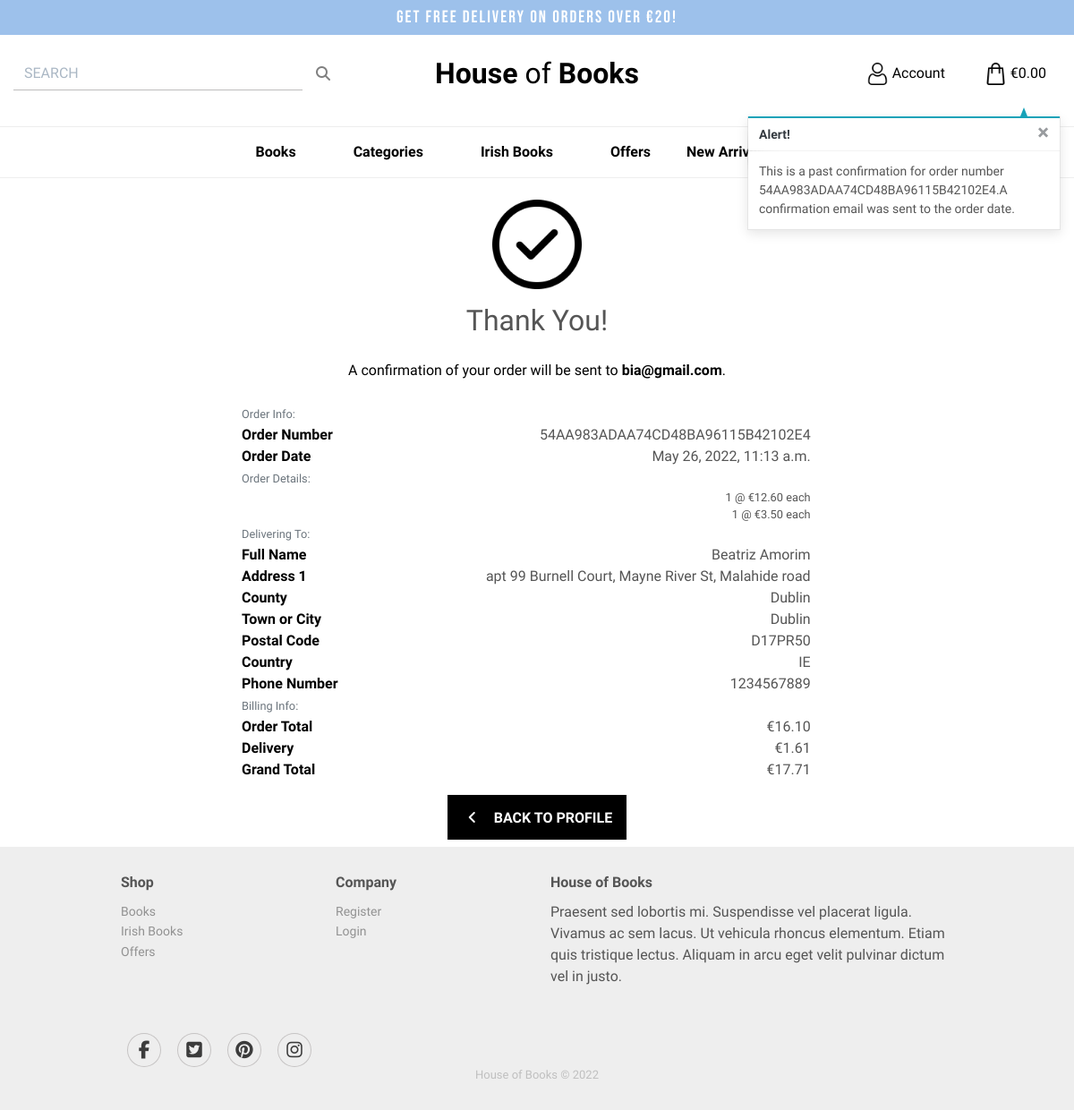
/profile/order_history/54AA983ADAA74CD48BA96115B42102E4, run on the app's committed database.
### checkout/models.py (models this page shows, shortened)
class Order(models.Model):
    order_number = models.CharField(max_length=32, null=False, editable=False)
    user_profile = models.ForeignKey(UserProfile, on_delete=models.SET_NULL,
                                     null=True, blank=True,
                                     related_name='orders')
    full_name = models.CharField(max_length=50, null=False, blank=False)
    email = models.EmailField(max_length=254, null=False, blank=False)
    phone_number = models.CharField(max_length=20, null=False, blank=False)
    country = CountryField(blank_label='Country *', null=False, blank=False)
    postcode = models.CharField(max_length=20, null=True, blank=True)
    town_or_city = models.CharField(max_length=40, null=False, blank=False)
    street_address1 = models.CharField(max_length=80, null=False, blank=False)
    street_address2 = models.CharField(max_length=80, null=True, blank=True)
    county = models.CharField(max_length=80, null=True, blank=True)
    date = models.DateTimeField(auto_now_add=True)
    delivery_cost = models.DecimalField(max_digits=6, decimal_places=2,
                                        null=False, default=0)
    order_total = models.DecimalField(max_digits=10, decimal_places=2,
                                      null=False, default=0)
    grand_total = models.DecimalField(max_digits=10, decimal_places=2,
                                      null=False, default=0)
    original_bag = models.TextField(null=False, blank=False, default='')
    stripe_pid = models.CharField(max_length=254, null=False,
                                  blank=False, default='')

class OrderLineItem(models.Model):
    order = models.ForeignKey(Order, null=False, blank=False,
                              on_delete=models.CASCADE,
                              related_name='lineitems')
    product = models.ForeignKey(Product, null=False, blank=False,
                                on_delete=models.CASCADE)
    quantity = models.IntegerField(null=False, blank=False, default=0)
    lineitem_total = models.DecimalField(max_digits=6, decimal_places=2,
                                         null=False, blank=False,
                                         editable=False)

### products/models.py (models this page shows, shortened)
class Product(models.Model):
    category = models.ForeignKey(Category, null=True, blank=True,
                                 on_delete=models.SET_NULL)
    sku = models.CharField(max_length=254, null=True, blank=True)
    name = models.CharField(max_length=254)
    author = models.CharField(max_length=254)
    description = models.TextField()
    price = models.DecimalField(max_digits=6, decimal_places=2)
    rating = models.DecimalField(max_digits=6, decimal_places=2,
                                 null=True, blank=True)
    image_url = models.URLField(max_length=1024, null=True, blank=True)
    image = models.ImageField(null=True, blank=True)

### profiles/views.py (the view)
# urls.py: path('order_history/<order_number>', views.order_history,
def order_history(request, order_number):
    order = get_object_or_404(Order, order_number=order_number)
    messages.info(request, (
        f'This is a past confirmation for order number {order_number}.'
        'A confirmation email was sent to the order date.'
    ))
    template = 'checkout/checkout_success.html'
    context = {
        'order': order,
        'from_profile': True,
    }
    return render(request, template, context)

### bag/context.py (called while the page is built, shortened)
def bag_contents(request):
    bag_items = []
    total = 0
    product_count = 0
    bag = request.session.get('bag', {})
    if total < settings.FREE_DELIVERY_THRESHOLD:
        delivery = total * Decimal(settings.STANDARD_DELIVERY_PERCENTAGE / 100)
        free_delivery_delta = settings.FREE_DELIVERY_THRESHOLD - total
    else:
        delivery = 0
        free_delivery_delta = 0
    grand_total = delivery + total
    context = {
        'bag_items': bag_items,
        'total': total,
        'product_count': product_count,
        'delivery': delivery,
        'free_delivery_delta': free_delivery_delta,
        'free_delivery_threshold': settings.FREE_DELIVERY_THRESHOLD,
        'grand_total': grand_total,
    }
    return context

### checkout/templates/checkout/checkout_success.html (shortened to what this page needs)
{% extends "base.html" %}
{% load static %}
{% block extra_css %}
<link rel="stylesheet" href="{% static 'checkout/css/checkout.css' %}">
{% endblock %}
{% block content %}
<div class="overlay"></div>
<div class="container">
    <div class="row text-center">
        <div class="col-12">
            <div class="text-center">
                <img src="{{ MEDIA_URL}}check-mark.png" alt="" width="100" class="mt-4 mb-3">
            </div>
            <h2 class=" mb-4">Thank You!</h2>
            <p class="text-black">A confirmation of your order will be sent to
                <strong>{{ order.email }}</strong>.</p>
        </div>
    </div>
    <div class="row order-success">
        <div class="col-12 col-lg-10">
            <div class="order-confirmation-wrapper p-2 ">
                <div class="row">
                    <div class="col">
                        <small class="text-muted">Order Info:</small>
                    </div>
                </div>
                <div class="row">
                    <div class="col-12 col-md-4">
                        <p class="mb-0 text-black font-weight-bold">Order Number</p>
                    </div>
                    <div class="col-12 col-md-8 text-md-right">
                        <p class="mb-0">{{ order.order_number }}</p>
                    </div>
                </div>
                <div class="row">
                    <div class="col-12 col-md-4">
                        <p class="mb-0 text-black font-weight-bold">Order Date</p>
                    </div>
                    <div class="col-12 col-md-8 text-md-right">
                        <p class="mb-0">{{ order.date }}</p>
                    </div>
                </div>
                <div class="row">
                    <div class="col">
                        <small class="text-muted">Order Details:</small>
                    </div>
                </div>
                {% for item in order.lineitems.all %}
                <div class="row">
                    <div class="col-12 text-right price-summary">
                        <p class="small mb-0">{{ item.quantity }} @ €{{ item.product.price }} each</p>
                    </div>
                </div>
                {% endfor %}
                <div class="row">
                    <div class="col">
                        <small class="text-muted">Delivering To:</small>
                    </div>
                </div>
                <div class="row">
                    <div class="col-12 col-md-4">
                        <p class="mb-0 text-black font-weight-bold">Full Name</p>
                    </div>
                    <div class="col-12 col-md-8 text-md-right">
                        <p class="mb-0">{{ order.full_name }}</p>
                    </div>
                </div>
                <div class="row">
                    <div class="col-12 col-md-4">
                        <p class="mb-0 text-black font-weight-bold">Address 1</p>
                    </div>
                    <div class="col-12 col-md-8 text-md-right">
                        <p class="mb-0">{{ order.street_address1 }}</p>
                    </div>
                </div>
                {% if order.county %}
                <div class="row">
                    <div class="col-12 col-md-4">
                        <p class="mb-0 text-black font-weight-bold">County</p>
                    </div>
                    <div class="col-12 col-md-8 text-md-right">
                        <p class="mb-0">{{ order.county }}</p>
                    </div>
                </div>
                {% endif %}
                <div class="row">
                    <div class="col-12 col-md-4">
                        <p class="mb-0 text-black font-weight-bold">Town or City</p>
                    </div>
                    <div class="col-12 col-md-8 text-md-right">
                        <p class="mb-0">{{ order.town_or_city }}</p>
                    </div>
                </div>
                {% if order.postcode %}
                <div class="row">
                    <div class="col-12 col-md-4">
                        <p class="mb-0 text-black font-weight-bold">Postal Code</p>
                    </div>
                    <div class="col-12 col-md-8 text-md-right">
                        <p class="mb-0">{{ order.postcode }}</p>
                    </div>
                </div>
                {% endif %}
                <div class="row">
                    <div class="col-12 col-md-4">
                        <p class="mb-0 text-black font-weight-bold">Country</p>
                    </div>
                    <div class="col-12 col-md-8 text-md-right">
                        <p class="mb-0">{{ order.country }}</p>
                    </div>
                </div>
                <div class="row">
                    <div class="col-12 col-md-4">
                        <p class="mb-0 text-black font-weight-bold">Phone Number</p>
                    </div>
                    <div class="col-12 col-md-8 text-md-right">
                        <p class="mb-0">{{ order.phone_number }}</p>
                    </div>
                </div>
                <div class="row">
                    <div class="col">
                        <small class="text-muted">Billing Info:</small>
                    </div>
                </div>
                <div class="row">
                    <div class="col-12 col-md-4">
                        <p class="mb-0 text-black font-weight-bold">Order Total</p>
                    </div>
                    <div class="col-12 col-md-8 text-md-right">
                        <p class="mb-0">€{{ order.order_total }}</p>
                    </div>
                </div>
                <div class="row">
                    <div class="col-12 col-md-4">
                        <p class="mb-0 text-black font-weight-bold">Delivery</p>
                    </div>
                    <div class="col-12 col-md-8 text-md-right">
                        <p class="mb-0">€{{ order.delivery_cost }}</p>
                    </div>
                </div>
                <div class="row">
                    <div class="col-12 col-md-4">
                        <p class="mb-0 text-black font-weight-bold">Grand Total</p>
                    </div>
                    <div class="col-12 col-md-8 text-md-right">
                        <p class="mb-0">€{{ order.grand_total }}</p>
                    </div>
                </div>
            </div>
        </div>
    </div>
    <div class="row text-center">
        <div class="col-12 col-lg-12 text-center">
            {% if from_profile %}
            <a href="{% url 'profile' %}" class="btn buttons rounded-0 my-2">
                <span class="icon mr-2">
                    <i class="fas fa-angle-left"></i>
                </span>
                <span class="text-uppercase">Back to Profile</span>
            </a>
            {% endif %}
        </div>
    </div>
</div>
{% endblock %}

### static/css/base.css (style rules this page uses)
html { height: 100%; }
body { background: url('/media/homepage_background_cropped.jpg') no-repeat center center fixed; background-size: cover; height: calc(100vh - 164px); color: #555; font-family: 'sora'; }
.icon { align-items: center; display: inline-flex; justify-content: center; height: 1.5rem; width: 1.5rem; }
.text-black { color: #000 !important; }
.overlay { height: 100%; width: 100%; top: 0; left: 0; position: fixed; background: white; z-index: -1; }
@media (min-width: 1200px) { .container { max-width: 80%; } }
@media (min-width: 1024px) { .order-success { margin-left: 7rem !important; } }
@media (min-width: 768px) { .order-success { padding: 0 !important; } }
.buttons { background-color: #000000; font-size: 1rem; color: white; display: inline-block; font-weight: 600; border-radius: 0; cursor: pointer; padding: 0.8rem 1rem; text-decoration: none; text-shadow: none; -webkit-appearance: none; line-height: 1.2857142857; border: none; color: #fff; }

### checkout/static/checkout/css/checkout.css (style rules this page uses)
.order-success { margin: auto; padding-left: 8rem; padding-right: 2rem; }

### data on the page
Order: email "bia@gmail.com", order_number "54AA983ADAA74CD48BA96115B42102E4", date "May 26, 2022, 11:13 a.m.", full_name "Beatriz Amorim", street_address1 "apt 99 Burnell Court, Mayne River St, Malahide road", county "Dublin", town_or_city "Dublin", postcode "D17PR50", country "IE", phone_number "1234567889", order_total "16.10", delivery_cost "1.61", grand_total "17.71"
OrderLineItem: quantity "1", product.price "12.60"
OrderLineItem: quantity "1", product.price "3.50"

### other printed values
{{ free_delivery_threshold }} "20"
{{ message }} "This is a past confirmation for order number 54AA983ADAA74CD48BA96115B42102E4.A confirmation email was sent to the order date."
